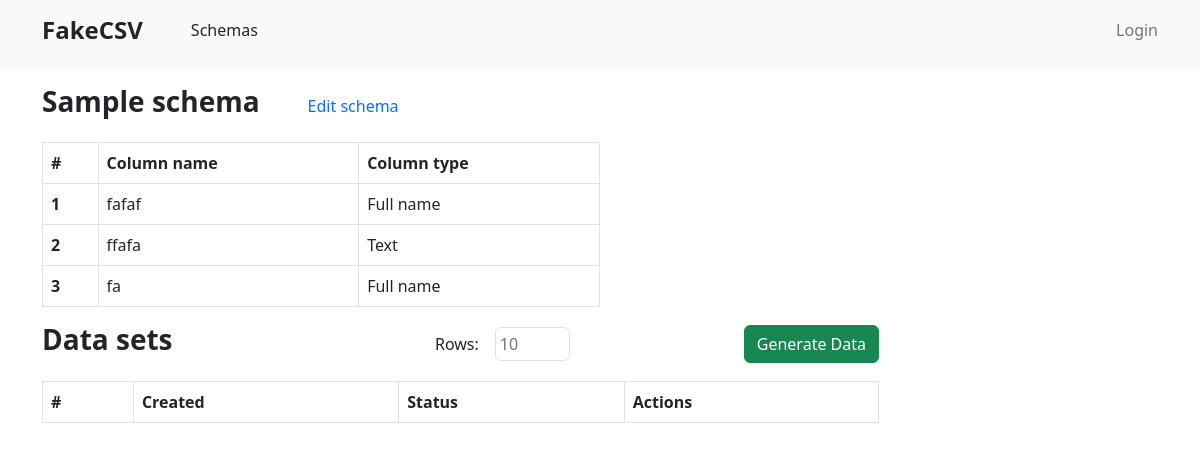
Page /data_schemas/data_sets/149 on the committed database.
### data_schemas/models.py (models this page shows, shortened)
class SchemaColumn(models.Model):
    column_name = models.CharField(max_length=250)
    order = models.IntegerField()
    data_type = models.ForeignKey(DataType, on_delete=models.CASCADE)
    schema = models.ForeignKey(Schema, on_delete=models.CASCADE)
    created_at = models.DateField(auto_now_add=datetime.datetime.now())
    updated_at = models.DateField(auto_now_add=datetime.datetime.now())

class DataType(models.Model):
    column_type = models.CharField(max_length=50)

### data_schemas/views.py (the view)
# urls.py: path('data_sets/<int:pk>', data_sets, name='data_sets'),
def data_sets(request: HttpRequest, pk: int) -> HttpResponse:
    schema = Schema.objects.filter(id=pk).first()
    schema_columns = SchemaColumn.objects.filter(schema=schema).all()
    return render(request, "data_schemas/data_sets.html", {
                                                           "schema": schema,
                                                           "schema_columns": schema_columns
                                                           })

### data_schemas/templates/data_schemas/data_sets.html (shortened to what this page needs)
{% extends "base.html" %}
{% block content %}
    <div class="mt-3 w-50">
        <div class="d-flex flex-row align-items-center">
            <p class="h3 text-dark fw-semibold me-5">Sample schema</p>
            <a href="{% url 'edit_schema' schema.pk %}" class="text-decoration-none text-primary">Edit schema</a>
        </div>
        <div>
            <table class="table border border-muted my-3">
                <thead>
                    <tr>
                      <th scope="col" class="border border-right-muted">#</th>
                      <th scope="col" class="border border-right-muted">Column name</th>
                      <th scope="col" class="border border-right-muted">Column type</th>
                    </tr>
                  </thead>
                <tbody>
                    {% for column in schema_columns %}
                        <tr>
                          <th scope="row">{{ forloop.counter }}</th>
                              <td class="border border-right-muted">{{ column.column_name }}</td>
                              <td class="border border-right-muted">{{ column.data_type.column_type }}</td>
                        </tr>
                    {% endfor %}
                </tbody>
            </table>
        </div>
    </div>
    <div class="mt-3 w-75">
        <div class="d-flex flex-row justify-content-between">
            <div>
                <p class="h3 text-dark fw-semibold">Data sets</p>
            </div>
            <div class="d-flex flex-row justify-content-end align-items-center">
                <div class="d-flex flex-row align-items-center me-2">
                    <label class="me-3">Rows:</label>
                    <input type="number" name="rows_amount" id="rows_amount" class="border border-muted rounded p-1 w-25" placeholder="10" required/>
                </div>
                <button onclick="generateData(event, {{schema.pk}}, '{{ schema.column_separator }}', '{{ schema.string_character }}')" class="btn btn-success">Generate Data</button>
            </div>
        </div>
        <div>
            <table class="table border border-muted my-3">
                    <thead>
                        <tr>
                            <th scope="col" class="border border-right-muted">#</th>
                            <th scope="col" class="border border-right-muted">Created</th>
                            <th scope="col" class="border border-right-muted">Status</th>
                            <th scope="col" class="border border-right-muted">Actions</th>
                        </tr>
                    </thead>
                </table>
        </div>
    </div>
{% endblock %}

### rows in the picture
SchemaColumn: column_name "fafaf", data_type.column_type "Full name"
SchemaColumn: column_name "ffafa", data_type.column_type "Text"
SchemaColumn: column_name "fa", data_type.column_type "Full name"
